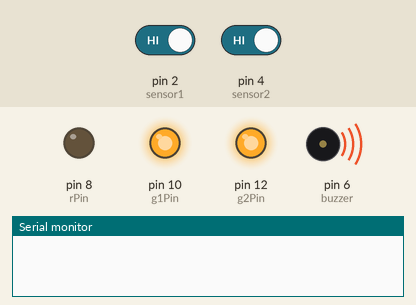
A sketch run on a simulated Arduino Uno, built with avr-gcc and run on an emulated ATmega328P. Parts: output pins drawn as LEDs (lit = HIGH), buzzer (waves = sounding, pin HIGH), the last lines printed to the serial monitor. Inputs (shaded band) come from the test bench; at power-on: pin 2 (sensor1) HIGH, pin 4 (sensor2) HIGH.

Above: at 1.2 s.
1.3 s: pin 2 (sensor1) driven LOW
At 2.2 s:
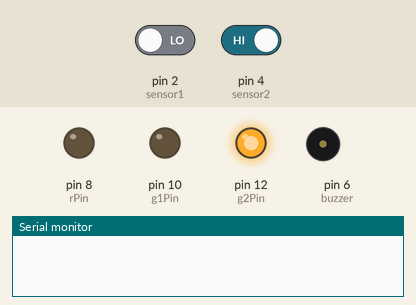
2.8 s: pin 4 (sensor2) driven LOW
At 3.3 s:
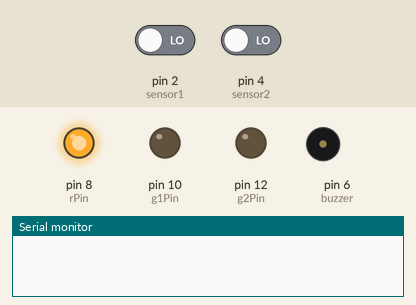
4.3 s: pin 2 (sensor1) driven HIGH
At 5.5 s:
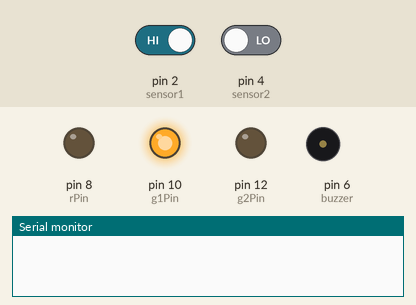
5.8 s: pin 4 (sensor2) driven HIGH
At 6.8 s:
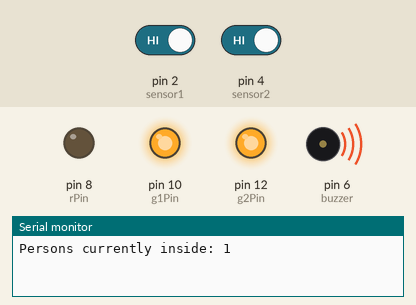
Timing chart, 0 to 8.3 s (numbered marks = the images above; inputs shaded):
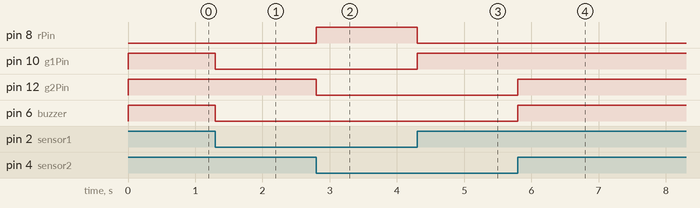

The sketch:

project3.ino
```cpp
int rPin=8;
int g1Pin=10;
int g2Pin=12;
int buzzer=6;
int sensor1=2;
int sensor2=4;
int count=0;
int previousCount=0;
int counterChange=0; // Declaring a variable to define a condition to print the count value only when it has changed.
int goingR=0,goingG1=0,goingG2=0,goingGG=0;
int backR=0,backG1=0,backG2=0,backGG=0;


void setup() {
  /*NPN TRANSISTOR - BC547B
  PNP TRANSISTOR - BC557
  Resistors Used :-
  Orange Orange Brown Gold - 330 Ohm with tol 5%
  Brown Black Red Gold - 1K ohm with tol 5%
  */
  pinMode(rPin,OUTPUT);
  pinMode(g1Pin,OUTPUT);
  pinMode(g2Pin,OUTPUT);
  pinMode(buzzer,OUTPUT);
  pinMode(sensor1,INPUT);
  pinMode(sensor2,INPUT);
  //pinMode(relayPin,INPUT);
  Serial.begin(9600);
}

void loop() {
  // put your main code here, to run repeatedly:
  int sensorState1=digitalRead(sensor1);
  int sensorState2=digitalRead(sensor2);
  if(count!=previousCount)
  {
      counterChange++;
      Serial.print("Persons currently inside: ");
      Serial.println(count);
      //Serial.print("The counter has changed: ");
      //Serial.print(counterChange);
      //Serial.println(" times");
      delay(50);
  }
  previousCount=count;
  if(sensorState1==0&&sensorState2==0)
  {
    digitalWrite(rPin,HIGH);
    digitalWrite(g1Pin,LOW);
    digitalWrite(g2Pin,LOW);
    digitalWrite(buzzer,LOW);
    //Serial.println("RED");
    goingR=1;
    backR=1;
    if(backR==1&&backG1==1&&backG2==1&&backGG==1&&count!=0)
    {
      //Since person has come back sucessfully so clearing the variables.
      backR=0;
      backG1=0;
      backG2=0;
      backGG=0;
      count-=1;
    }
  }
  if(sensorState1==1&&sensorState2==0)
  {
    digitalWrite(g1Pin,HIGH);
    digitalWrite(g2Pin,LOW);
    digitalWrite(rPin,LOW);
    digitalWrite(buzzer,LOW);
    //Serial.println("Green1");
    goingG1=1;
    backG1=1;
  }
  if(sensorState1==0&&sensorState2==1)
  {
    digitalWrite(g1Pin,LOW);
    digitalWrite(g2Pin,HIGH);
    digitalWrite(rPin,LOW);
    digitalWrite(buzzer,LOW);
    //Serial.println("Green2");
    goingG2=1;
    backG2=1;
  }
  if(sensorState1==1&&sensorState2==1)
  {
    digitalWrite(g1Pin,HIGH);
    digitalWrite(g2Pin,HIGH);
    digitalWrite(buzzer,HIGH);
    digitalWrite(rPin,LOW);
    //Serial.println("2 GREENS and BUZZER");
    goingGG=1;
    backGG=1;
    if(goingR==1&&goingG1==1&&goingG2==1&&goingGG==1)
    {
      count+=1;
      //Clearing th+ariables
      goingR=0;
      goingG1=0;
      goingG2=0;
      goingGG=0;
    }
  }
}
```

Measured:
- after the input at 1.3 s, pin 10 (g1Pin), pin 6 (buzzer): HIGH → LOW at once
- after the input at 2.8 s, pin 8 (rPin): LOW → HIGH at once; pin 12 (g2Pin): HIGH → LOW at once
- after the input at 4.3 s, pin 8 (rPin): HIGH → LOW at once; pin 10 (g1Pin): LOW → HIGH at once
- after the input at 5.8 s, pin 12 (g2Pin), pin 6 (buzzer): LOW → HIGH at once
